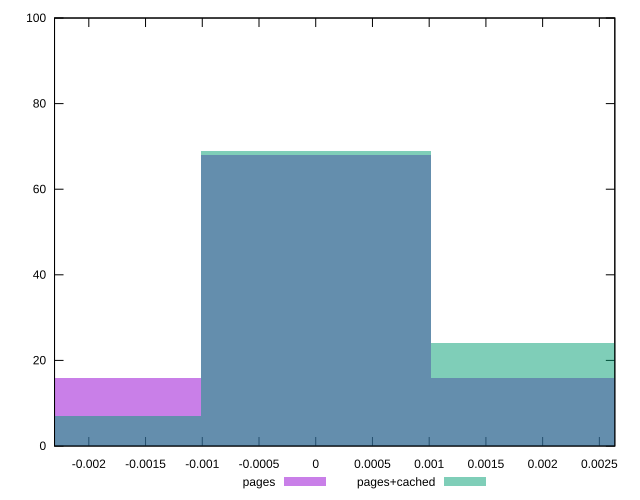

Write the gnuplot code that produced this figure.
reset

$pages <<EOF
0 68
0.0020310125062138877 16
-0.0020310125062138877 16
EOF

$pagesCached <<EOF
0.0020310125062138877 24
0 69
-0.0020310125062138877 7
EOF

set key outside below
set boxwidth 0.0020310125062138877
set xrange [-0.002302171884089119:0.0026362597634989465]
set yrange [0:100]
set trange [0:100]
set style fill transparent solid 0.5 noborder
set terminal svg size 640, 500 enhanced background rgb 'white'
set output "report_00014_2021-02-09T15:56:05.503Z/meta/pScore-difference/comparison/histogram/0_vs_1.svg"

plot $pages title "pages" with boxes, \
     $pagesCached title "pages+cached" with boxes

reset
